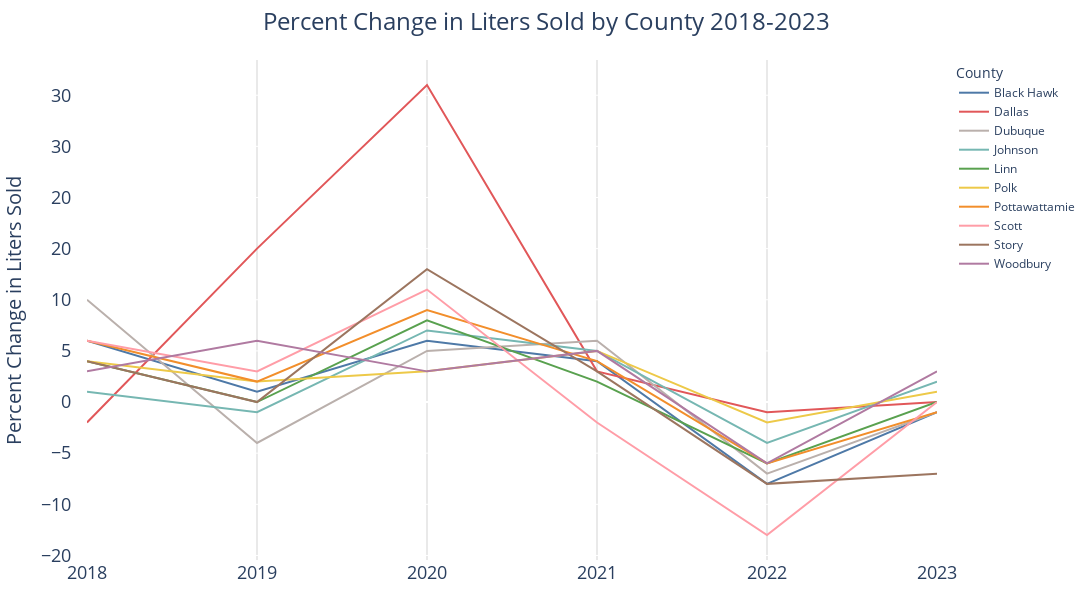

This figure's notebook cell:
### Markdown cell above
### Dallas county had a 31 percent change from 2019 to 2020. Scott, Story and Dallas each had two dramatic year to year changes

### Code cell
fig = px.line(
    filtered_perc_change_df,
    x='year',
    y='percent_change_year',
    orientation='h',  # Horizontal bar chart
    color='county',  # Assign colors based on 'county' field
    color_discrete_map=county_colors,  # Apply custom colors
    labels={'liters_sold': 'Liters Sold ', 'county': 'County ', 'year': 'Year ', 'percent_change_year': 'Percent Change per Year '},  # Custom labels
    height=600 ,
    width = 1100
)

# Update layout
fig.update_layout(
    xaxis=dict(
        title=None,
        tickfont=dict(size=18),
        showgrid = True,
        gridcolor = 'LightGrey'
    ), 
    
    yaxis=dict(
        title='Percent Change in Liters Sold',
        tickfont=dict(size=18),
        title_font = dict(size = 20),
        ticksuffix = '   ', #used to create pad between ytick labels and chart
        tickformat=".0s" # No decimal places, use SI notation
    ),
    
    title=dict(
        text = "Percent Change in Liters Sold by County 2018-2023",
        x = .5,
        xanchor = 'center',
        font_size = 24
     ),

    showlegend=True, 
    plot_bgcolor='rgba(0,0,0,0)',  # Transparent background for the plot area
    margin=dict(l=40, r=40, t=60, b=40)#,  # Left, Right, Top, Bottom margins
    
)

fig.show()

### Figure 1 — Plotly figure (JSON) as saved in the notebook; plotly's stock layout.template omitted (floating-point values rounded to 4 significant figures)
{"data": [{"hovertemplate": "County =Black Hawk<br>Year =%{x}<br>Percent Change per Year =%{y}<extra></extra>", "legendgroup": "Black Hawk", "line": {"color": "#4e79a7", "dash": "solid"}, "marker": {"symbol": "circle"}, "mode": "lines", "name": "Black Hawk", "orientation": "h", "showlegend": true, "type": "scatter", "x": [2018, 2019, 2020, 2021, 2022, 2023], "xaxis": "x", "y": [6, 1, 6, 4, -8, -1], "yaxis": "y"}, {"hovertemplate": "County =Dallas<br>Year =%{x}<br>Percent Change per Year =%{y}<extra></extra>", "legendgroup": "Dallas", "line": {"color": "#e15759", "dash": "solid"}, "marker": {"symbol": "circle"}, "mode": "lines", "name": "Dallas", "orientation": "h", "showlegend": true, "type": "scatter", "x": [2018, 2019, 2020, 2021, 2022, 2023], "xaxis": "x", "y": [-2, 15, 31, 3, -1, 0], "yaxis": "y"}, {"hovertemplate": "County =Dubuque<br>Year =%{x}<br>Percent Change per Year =%{y}<extra></extra>", "legendgroup": "Dubuque", "line": {"color": "#bab0ac", "dash": "solid"}, "marker": {"symbol": "circle"}, "mode": "lines", "name": "Dubuque", "orientation": "h", "showlegend": true, "type": "scatter", "x": [2018, 2019, 2020, 2021, 2022, 2023], "xaxis": "x", "y": [10, -4, 5, 6, -7, -1], "yaxis": "y"}, {"hovertemplate": "County =Johnson<br>Year =%{x}<br>Percent Change per Year =%{y}<extra></extra>", "legendgroup": "Johnson", "line": {"color": "#76b7b2", "dash": "solid"}, "marker": {"symbol": "circle"}, "mode": "lines", "name": "Johnson", "orientation": "h", "showlegend": true, "type": "scatter", "x": [2018, 2019, 2020, 2021, 2022, 2023], "xaxis": "x", "y": [1, -1, 7, 5, -4, 2], "yaxis": "y"}, {"hovertemplate": "County =Linn<br>Year =%{x}<br>Percent Change per Year =%{y}<extra></extra>", "legendgroup": "Linn", "line": {"color": "#59a14f", "dash": "solid"}, "marker": {"symbol": "circle"}, "mode": "lines", "name": "Linn", "orientation": "h", "showlegend": true, "type": "scatter", "x": [2018, 2019, 2020, 2021, 2022, 2023], "xaxis": "x", "y": [4, 0, 8, 2, -6, 0], "yaxis": "y"}, {"hovertemplate": "County =Polk<br>Year =%{x}<br>Percent Change per Year =%{y}<extra></extra>", "legendgroup": "Polk", "line": {"color": "#edc948", "dash": "solid"}, "marker": {"symbol": "circle"}, "mode": "lines", "name": "Polk", "orientation": "h", "showlegend": true, "type": "scatter", "x": [2018, 2019, 2020, 2021, 2022, 2023], "xaxis": "x", "y": [4, 2, 3, 5, -2, 1], "yaxis": "y"}, {"hovertemplate": "County =Pottawattamie<br>Year =%{x}<br>Percent Change per Year =%{y}<extra></extra>", "legendgroup": "Pottawattamie", "line": {"color": "#f28e2b", "dash": "solid"}, "marker": {"symbol": "circle"}, "mode": "lines", "name": "Pottawattamie", "orientation": "h", "showlegend": true, "type": "scatter", "x": [2018, 2019, 2020, 2021, 2022, 2023], "xaxis": "x", "y": [6, 2, 9, 4, -6, -1], "yaxis": "y"}, {"hovertemplate": "County =Scott<br>Year =%{x}<br>Percent Change per Year =%{y}<extra></extra>", "legendgroup": "Scott", "line": {"color": "#ff9da7", "dash": "solid"}, "marker": {"symbol": "circle"}, "mode": "lines", "name": "Scott", "orientation": "h", "showlegend": true, "type": "scatter", "x": [2018, 2019, 2020, 2021, 2022, 2023], "xaxis": "x", "y": [6, 3, 11, -2, -13, 0], "yaxis": "y"}, {"hovertemplate": "County =Story<br>Year =%{x}<br>Percent Change per Year =%{y}<extra></extra>", "legendgroup": "Story", "line": {"color": "#9c755f", "dash": "solid"}, "marker": {"symbol": "circle"}, "mode": "lines", "name": "Story", "orientation": "h", "showlegend": true, "type": "scatter", "x": [2018, 2019, 2020, 2021, 2022, 2023], "xaxis": "x", "y": [4, 0, 13, 3, -8, -7], "yaxis": "y"}, {"hovertemplate": "County =Woodbury<br>Year =%{x}<br>Percent Change per Year =%{y}<extra></extra>", "legendgroup": "Woodbury", "line": {"color": "#b07aa1", "dash": "solid"}, "marker": {"symbol": "circle"}, "mode": "lines", "name": "Woodbury", "orientation": "h", "showlegend": true, "type": "scatter", "x": [2018, 2019, 2020, 2021, 2022, 2023], "xaxis": "x", "y": [3, 6, 3, 5, -6, 3], "yaxis": "y"}], "layout": {"height": 600, "legend": {"title": {"text": "County "}, "tracegroupgap": 0}, "margin": {"b": 40, "l": 40, "r": 40, "t": 60}, "plot_bgcolor": "rgba(0, 0, 0, 0)", "showlegend": true, "title": {"font": {"size": 24}, "text": "Percent Change in Liters Sold by County 2018-2023", "x": 0.5, "xanchor": "center"}, "width": 1100, "xaxis": {"anchor": "y", "autorange": true, "domain": [0, 1], "gridcolor": "LightGrey", "range": [2018, 2023], "showgrid": true, "tickfont": {"size": 18}, "title": {}, "type": "linear"}, "yaxis": {"anchor": "x", "autorange": true, "domain": [0, 1], "range": [-15.44, 33.44], "tickfont": {"size": 18}, "tickformat": ".0s", "ticksuffix": "   ", "title": {"font": {"size": 20}, "text": "Percent Change in Liters Sold"}, "type": "linear"}}}
